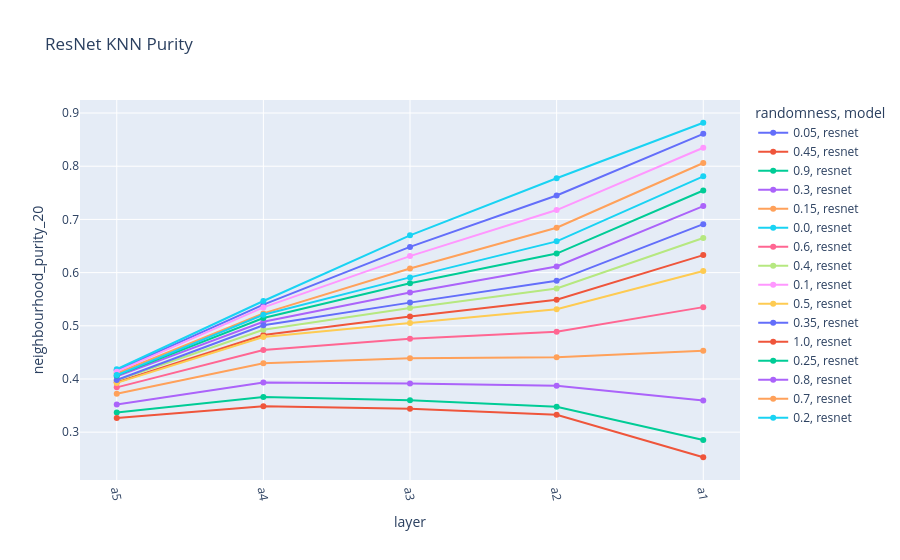

The notebook cell saved with this chart:
### Code cell
fig = px.line(resnet, x="layer", y="neighbourhood_purity_20", color="randomness", symbol="model", color_discrete_sequence=px.colors.qualitative.Plotly, title="ResNet KNN Purity")
fig.update_xaxes(tickangle=80)
# fig.update_yaxes(type="log")

### Figure 1 — Plotly figure (JSON) as saved in the notebook; plotly's stock layout.template omitted (floating-point values rounded to 4 significant figures)
{"data": [{"hovertemplate": "randomness=0.05<br>model=resnet<br>layer=%{x}<br>neighbourhood_purity_20=%{y}<extra></extra>", "legendgroup": "0.05, resnet", "line": {"color": "#636EFA", "dash": "solid"}, "marker": {"symbol": "circle"}, "mode": "lines+markers", "name": "0.05, resnet", "orientation": "v", "showlegend": true, "type": "scatter", "x": ["a5", "a4", "a3", "a2", "a1"], "xaxis": "x", "y": [0.4162, 0.5397, 0.6484, 0.7449, 0.8609], "yaxis": "y"}, {"hovertemplate": "randomness=0.45<br>model=resnet<br>layer=%{x}<br>neighbourhood_purity_20=%{y}<extra></extra>", "legendgroup": "0.45, resnet", "line": {"color": "#EF553B", "dash": "solid"}, "marker": {"symbol": "circle"}, "mode": "lines+markers", "name": "0.45, resnet", "orientation": "v", "showlegend": true, "type": "scatter", "x": ["a5", "a4", "a3", "a2", "a1"], "xaxis": "x", "y": [0.3938, 0.4826, 0.5173, 0.5492, 0.6329], "yaxis": "y"}, {"hovertemplate": "randomness=0.9<br>model=resnet<br>layer=%{x}<br>neighbourhood_purity_20=%{y}<extra></extra>", "legendgroup": "0.9, resnet", "line": {"color": "#00CC96", "dash": "solid"}, "marker": {"symbol": "circle"}, "mode": "lines+markers", "name": "0.9, resnet", "orientation": "v", "showlegend": true, "type": "scatter", "x": ["a5", "a4", "a3", "a2", "a1"], "xaxis": "x", "y": [0.3371, 0.366, 0.36, 0.3476, 0.2851], "yaxis": "y"}, {"hovertemplate": "randomness=0.3<br>model=resnet<br>layer=%{x}<br>neighbourhood_purity_20=%{y}<extra></extra>", "legendgroup": "0.3, resnet", "line": {"color": "#AB63FA", "dash": "solid"}, "marker": {"symbol": "circle"}, "mode": "lines+markers", "name": "0.3, resnet", "orientation": "v", "showlegend": true, "type": "scatter", "x": ["a5", "a4", "a3", "a2", "a1"], "xaxis": "x", "y": [0.4048, 0.5077, 0.5627, 0.6115, 0.7251], "yaxis": "y"}, {"hovertemplate": "randomness=0.15<br>model=resnet<br>layer=%{x}<br>neighbourhood_purity_20=%{y}<extra></extra>", "legendgroup": "0.15, resnet", "line": {"color": "#FFA15A", "dash": "solid"}, "marker": {"symbol": "circle"}, "mode": "lines+markers", "name": "0.15, resnet", "orientation": "v", "showlegend": true, "type": "scatter", "x": ["a5", "a4", "a3", "a2", "a1"], "xaxis": "x", "y": [0.4107, 0.5233, 0.6077, 0.6844, 0.8061], "yaxis": "y"}, {"hovertemplate": "randomness=0.0<br>model=resnet<br>layer=%{x}<br>neighbourhood_purity_20=%{y}<extra></extra>", "legendgroup": "0.0, resnet", "line": {"color": "#19D3F3", "dash": "solid"}, "marker": {"symbol": "circle"}, "mode": "lines+markers", "name": "0.0, resnet", "orientation": "v", "showlegend": true, "type": "scatter", "x": ["a5", "a4", "a3", "a2", "a1"], "xaxis": "x", "y": [0.4183, 0.5466, 0.6701, 0.7774, 0.8817], "yaxis": "y"}, {"hovertemplate": "randomness=0.6<br>model=resnet<br>layer=%{x}<br>neighbourhood_purity_20=%{y}<extra></extra>", "legendgroup": "0.6, resnet", "line": {"color": "#FF6692", "dash": "solid"}, "marker": {"symbol": "circle"}, "mode": "lines+markers", "name": "0.6, resnet", "orientation": "v", "showlegend": true, "type": "scatter", "x": ["a5", "a4", "a3", "a2", "a1"], "xaxis": "x", "y": [0.3842, 0.4546, 0.4759, 0.4888, 0.5351], "yaxis": "y"}, {"hovertemplate": "randomness=0.4<br>model=resnet<br>layer=%{x}<br>neighbourhood_purity_20=%{y}<extra></extra>", "legendgroup": "0.4, resnet", "line": {"color": "#B6E880", "dash": "solid"}, "marker": {"symbol": "circle"}, "mode": "lines+markers", "name": "0.4, resnet", "orientation": "v", "showlegend": true, "type": "scatter", "x": ["a5", "a4", "a3", "a2", "a1"], "xaxis": "x", "y": [0.3975, 0.4925, 0.5335, 0.5703, 0.665], "yaxis": "y"}, {"hovertemplate": "randomness=0.1<br>model=resnet<br>layer=%{x}<br>neighbourhood_purity_20=%{y}<extra></extra>", "legendgroup": "0.1, resnet", "line": {"color": "#FF97FF", "dash": "solid"}, "marker": {"symbol": "circle"}, "mode": "lines+markers", "name": "0.1, resnet", "orientation": "v", "showlegend": true, "type": "scatter", "x": ["a5", "a4", "a3", "a2", "a1"], "xaxis": "x", "y": [0.4138, 0.5345, 0.6311, 0.7176, 0.8348], "yaxis": "y"}, {"hovertemplate": "randomness=0.5<br>model=resnet<br>layer=%{x}<br>neighbourhood_purity_20=%{y}<extra></extra>", "legendgroup": "0.5, resnet", "line": {"color": "#FECB52", "dash": "solid"}, "marker": {"symbol": "circle"}, "mode": "lines+markers", "name": "0.5, resnet", "orientation": "v", "showlegend": true, "type": "scatter", "x": ["a5", "a4", "a3", "a2", "a1"], "xaxis": "x", "y": [0.3926, 0.4787, 0.5051, 0.5311, 0.6031], "yaxis": "y"}, {"hovertemplate": "randomness=0.35<br>model=resnet<br>layer=%{x}<br>neighbourhood_purity_20=%{y}<extra></extra>", "legendgroup": "0.35, resnet", "line": {"color": "#636EFA", "dash": "solid"}, "marker": {"symbol": "circle"}, "mode": "lines+markers", "name": "0.35, resnet", "orientation": "v", "showlegend": true, "type": "scatter", "x": ["a5", "a4", "a3", "a2", "a1"], "xaxis": "x", "y": [0.398, 0.5009, 0.5436, 0.5845, 0.6911], "yaxis": "y"}, {"hovertemplate": "randomness=1.0<br>model=resnet<br>layer=%{x}<br>neighbourhood_purity_20=%{y}<extra></extra>", "legendgroup": "1.0, resnet", "line": {"color": "#EF553B", "dash": "solid"}, "marker": {"symbol": "circle"}, "mode": "lines+markers", "name": "1.0, resnet", "orientation": "v", "showlegend": true, "type": "scatter", "x": ["a5", "a4", "a3", "a2", "a1"], "xaxis": "x", "y": [0.3264, 0.3486, 0.3441, 0.3328, 0.2528], "yaxis": "y"}, {"hovertemplate": "randomness=0.25<br>model=resnet<br>layer=%{x}<br>neighbourhood_purity_20=%{y}<extra></extra>", "legendgroup": "0.25, resnet", "line": {"color": "#00CC96", "dash": "solid"}, "marker": {"symbol": "circle"}, "mode": "lines+markers", "name": "0.25, resnet", "orientation": "v", "showlegend": true, "type": "scatter", "x": ["a5", "a4", "a3", "a2", "a1"], "xaxis": "x", "y": [0.4067, 0.5145, 0.5799, 0.6358, 0.7543], "yaxis": "y"}, {"hovertemplate": "randomness=0.8<br>model=resnet<br>layer=%{x}<br>neighbourhood_purity_20=%{y}<extra></extra>", "legendgroup": "0.8, resnet", "line": {"color": "#AB63FA", "dash": "solid"}, "marker": {"symbol": "circle"}, "mode": "lines+markers", "name": "0.8, resnet", "orientation": "v", "showlegend": true, "type": "scatter", "x": ["a5", "a4", "a3", "a2", "a1"], "xaxis": "x", "y": [0.352, 0.3933, 0.3913, 0.3874, 0.3596], "yaxis": "y"}, {"hovertemplate": "randomness=0.7<br>model=resnet<br>layer=%{x}<br>neighbourhood_purity_20=%{y}<extra></extra>", "legendgroup": "0.7, resnet", "line": {"color": "#FFA15A", "dash": "solid"}, "marker": {"symbol": "circle"}, "mode": "lines+markers", "name": "0.7, resnet", "orientation": "v", "showlegend": true, "type": "scatter", "x": ["a5", "a4", "a3", "a2", "a1"], "xaxis": "x", "y": [0.3721, 0.4294, 0.4389, 0.4408, 0.4532], "yaxis": "y"}, {"hovertemplate": "randomness=0.2<br>model=resnet<br>layer=%{x}<br>neighbourhood_purity_20=%{y}<extra></extra>", "legendgroup": "0.2, resnet", "line": {"color": "#19D3F3", "dash": "solid"}, "marker": {"symbol": "circle"}, "mode": "lines+markers", "name": "0.2, resnet", "orientation": "v", "showlegend": true, "type": "scatter", "x": ["a5", "a4", "a3", "a2", "a1"], "xaxis": "x", "y": [0.4073, 0.5208, 0.591, 0.6588, 0.7809], "yaxis": "y"}], "layout": {"legend": {"title": {"text": "randomness, model"}, "tracegroupgap": 0}, "title": {"text": "ResNet KNN Purity"}, "xaxis": {"anchor": "y", "domain": [0, 1], "tickangle": 80, "title": {"text": "layer"}}, "yaxis": {"anchor": "x", "domain": [0, 1], "title": {"text": "neighbourhood_purity_20"}}}}
